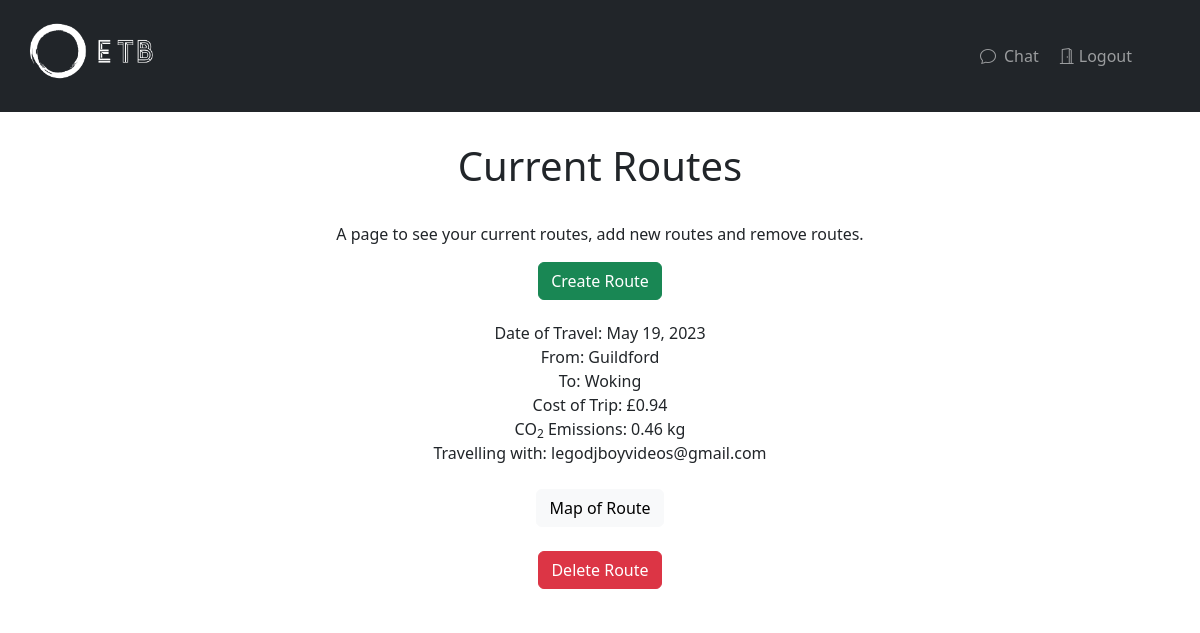
The app's page /routes (signed in) with its own data.
### homeapp/models.py (models this page shows)
class Routes(models.Model):
    userID = models.ForeignKey(settings.AUTH_USER_MODEL, on_delete=models.CASCADE)
    cost = models.DecimalField(max_digits=16,decimal_places=2)
    origin = models.CharField(max_length=256, default=None, null=False)
    destination = models.CharField(max_length=256, default=None, null=False)
    emissions = models.DecimalField(max_digits=16,decimal_places=2)
    transportType = models.IntegerField()
    date = models.DateField(default=None)

class User(AbstractUser):
    pass

### homeapp/views.py (the view)
# urls.py: path('routes', views.routes, name="routes"),
@login_required(login_url='/login/auth0')
def routes(request):
    context = {}
    currentUser = User.objects.get(id=request.user.id)
    routes = Routes.objects.filter(userID=currentUser).all().order_by("-date")
    friendsAll = []
    for route in routes:
        friends = carShare.objects.filter(routeID=route).all()
        if (type(friends) != None):
            friendString = []
            for thisFriend in friends:
                friendUser = User.objects.get(id=thisFriend.userID).email
                friendString.append(friendUser)
            friendString = ", ".join(friendString)
            friendsAll.append(friendString)
        context["friends"] = friendsAll
    '''if (len(friendsAll) == 0):
        context.pop["friends"]'''
    context["routes"] = routes
    return render(request, 'homeapp/routes.html', context)

### homeapp/templates/homeapp/routes.html (shortened to what this page needs)
{% extends "base.html" %}
{% block content %}
    <div class="row" style="padding-top:2.5%">
        <div class="container-fluid" style="text-align: center;">
            <h1 style="text-align: center;">Current Routes</h1>
            <br/>
            <p>A page to see your current routes, add new routes and remove routes.</p>
            <a href="/routeplanner"><input type="submit" class="btn btn-success" value="Create Route" style="margin-bottom: 20px;" /></a><br/>
            {% for route in routes %}
                <div style="min-width: 40%; max-width: 30%; box-sizing: content-box; border: 1px solid white; margin-left: auto; margin-right: auto;">
                    <p>
                        Date of Travel: {{route.date}}<br/>
                        From: {{route.origin}}<br/>
                        To: {{route.destination}}<br/>
                        Cost of Trip: £{{route.cost}}<br/>
                        CO<sub>2</sub>  Emissions: {{route.emissions}} kg <br/>
                        {% if friends %}
                            Travelling with:
                            {% for friend in friends %}
                                {{friend}}
                            {% endfor %}
                        {% endif %}
                        <br/><br/>
                        <a href="route/show/{{ route.id }}"><input type="submit" class="btn btn-light" value="Map of Route" /></a><br/>
                        <br/>
                        <a href="route/delete/{{ route.id }}"><input type="submit" class="btn btn-danger" value="Delete Route" /></a>
                    </p>
                </div>
            {% endfor %}
        </div>
    </div>
{% endblock content %}

### records on screen
Routes: date "May 19, 2023", origin "Guildford", destination "Woking", cost "0.94", emissions "0.46"
User: friends "legodjboyvideos@gmail.com"
